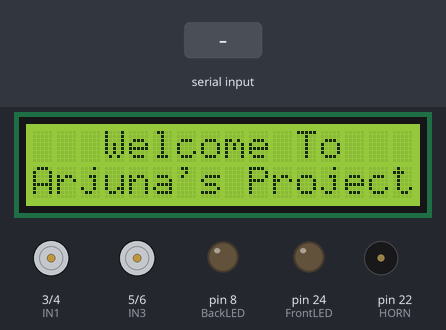
A sketch run on a simulated Arduino Mega 2560, built with avr-gcc and run on an emulated ATmega2560. Shown: 16×2 character LCD, motor-driver pin pairs drawn as motors (green arrow = first pin HIGH = forward, orange = second pin HIGH = backward, longer = more drive, scaled by the enable pin), output pins drawn as LEDs (lit = HIGH), buzzer (waves = sounding, pin HIGH). The inputs (shaded band) are chosen by the test bench. What the sketch prints to the serial monitor is not drawn.

Above: at 1.3 s.
1.4 s: "F" received over the second serial link
At 2.0 s:
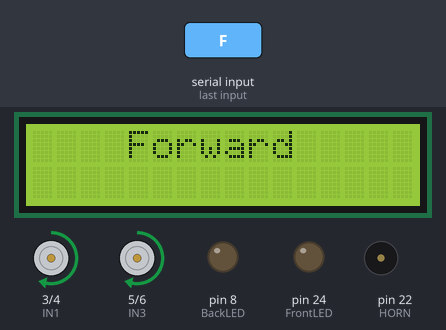
2.9 s: "B" received over the second serial link
At 3.2 s:
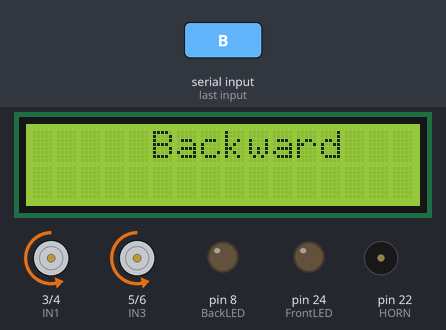
4.4 s: "R" received over the second serial link
At 5.4 s:
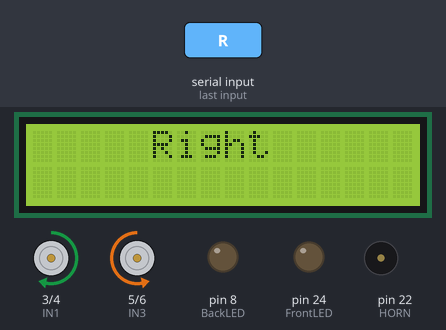
5.9 s: "L" received over the second serial link
At 6.5 s:
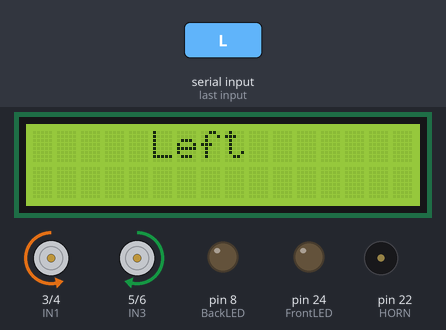
7.4 s: "S" received over the second serial link
At 7.7 s:
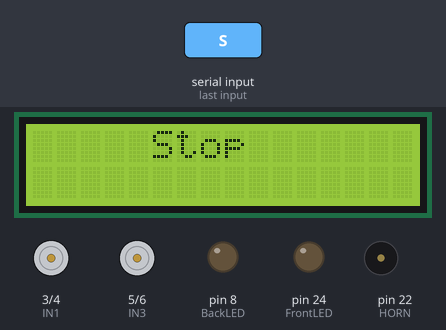
8.9 s: "W" received over the second serial link
At 10.2 s:
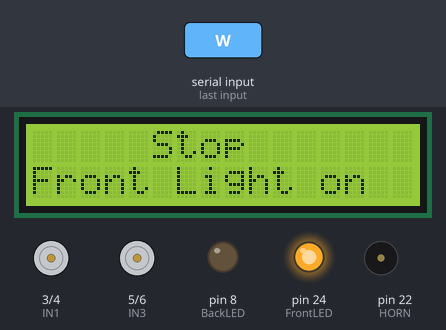
Timing chart, 0 to 11.4 s (numbered marks = the images above; inputs shaded):
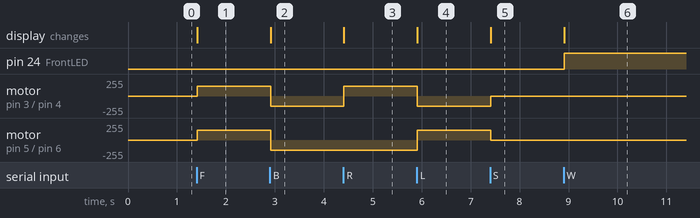

Measured:
- after the input at 1.4 s, motor on pin 3 (IN1) / pin 4 (IN2), motor on pin 5 (IN3) / pin 6 (IN4): stopped → forward 150/255 at once; the display: changes at once (image 1)
- after the input at 2.9 s, motor on pin 3 (IN1) / pin 4 (IN2), motor on pin 5 (IN3) / pin 6 (IN4): forward 150/255 → backward 150/255 at once; the display: changes at once (image 2)
- after the input at 4.4 s, motor on pin 3 (IN1) / pin 4 (IN2): backward 150/255 → forward 150/255 at once; the display: changes at once (image 3)
- after the input at 5.9 s, motor on pin 3 (IN1) / pin 4 (IN2): forward 150/255 → backward 150/255 at once; motor on pin 5 (IN3) / pin 6 (IN4): backward 150/255 → forward 150/255 at once; the display: changes at once (image 4)
- after the input at 7.4 s, motor on pin 3 (IN1) / pin 4 (IN2): backward 150/255 → stopped at once; motor on pin 5 (IN3) / pin 6 (IN4): forward 150/255 → stopped at once; the display: changes at once (image 5)
- after the input at 8.9 s, pin 24 (FrontLED): LOW → HIGH at once; the display: changes at once (image 6)

The sketch:

BT_Rc_car.ino
```cpp
#include <SoftwareSerial.h>
#include <Wire.h>
#include <LiquidCrystal_I2C.h>


LiquidCrystal_I2C lcd(0x27, 16, 2);

const int ENA = 2;
const int ENB = 7;
const int IN1 = 3;
const int IN2 = 4;
const int IN3 = 5;
const int IN4 = 6;
const int FrontLED = 24;
const int BackLED = 8;
const int HORN = 22;

int motorSpeed = 150;
int joyX, joyY;  // Joystick values
char receivedChar;

void setup() {
  pinMode(ENB, OUTPUT);
  pinMode(ENA, OUTPUT);
  pinMode(IN1, OUTPUT);
  pinMode(IN2, OUTPUT);
  pinMode(IN3, OUTPUT);
  pinMode(IN4, OUTPUT);
  pinMode(HORN, OUTPUT);
  pinMode(FrontLED, OUTPUT);
  pinMode(BackLED, OUTPUT);

  Serial.begin(9600);  // Start the serial monitor for debugging
  Serial1.begin(38400);// Start Bluetooth communication with the HC-05 module

  lcd.init();
  lcd.begin(16, 2);
  lcd.backlight();
  lcd.setBacklight(HIGH);
  lcd.setCursor(3, 0);
  lcd.print("Welcome To");
  lcd.setCursor(0, 1);
  lcd.print("Arjuna's Project");
}

void loop() {
  if (Serial1.available()) {
    receivedChar = Serial1.read();
    Serial.println(receivedChar);
    switch (receivedChar) {
      case 'F':  // Front LED on
        lcd.clear();
      lcd.setCursor(4, 0);
      lcd.print("Forward");
      moveForward();
        break;
      case 'B':  // Front LED on
        lcd.clear();
      lcd.setCursor(5, 0);
      lcd.print("Backward");
      moveBackward();
        break;
      case 'R':  // Front LED on
        lcd.clear();
      lcd.setCursor(5, 0);
      lcd.print("Right");
      turnRight();
        break;
      case 'L':  // Front LED on
        lcd.clear();
      lcd.setCursor(5, 0);
      lcd.print("Left");
      turnLeft();
        break;
      case 'S':  // Front LED on
        lcd.clear();
      lcd.setCursor(5, 0);
      lcd.print("Stop");
      stopMotors();
        break;
      case 'W':  // Front LED on
        lcd.setCursor(0, 1);
        lcd.print("Front Light on");
        ONLED_F();
        break;
      case 'w':  // Front LED off
        lcd.setCursor(0, 1);
        lcd.print("Front Light off");
        OFFLed_F();
        break;
      case 'U':  // Back LED on
        lcd.setCursor(0, 1);
        lcd.print("Back Light on");
        ON_LEDB();
        break;
      case 'u':  // Back LED off
        lcd.setCursor(0, 1);
        lcd.print("Back Light off");
        Off_LEDB();
        break;
      case 'V':  // Horn on
        lcd.setCursor(0, 1);
        lcd.print("Horn On");
        Hornon();
        break;
      case 'v':  // Horn off
        lcd.setCursor(0, 1);
        lcd.print("Horn off");
        Hornoff();
        break;
      default:
        break;
    }
 }
}

void moveForward() {
  analogWrite(ENA, motorSpeed);
  analogWrite(ENB, motorSpeed);
  digitalWrite(IN1, HIGH);
  digitalWrite(IN2, LOW);
  digitalWrite(IN3, HIGH);
  digitalWrite(IN4, LOW);
}

void moveBackward() {
  digitalWrite(IN1, LOW);
  digitalWrite(IN2, HIGH);
  digitalWrite(IN3, LOW);
  digitalWrite(IN4, HIGH);
}

void turnLeft() {
  digitalWrite(IN1, LOW);
  digitalWrite(IN2, HIGH);
  digitalWrite(IN3, HIGH);
  digitalWrite(IN4, LOW);
}

void turnRight() {
  digitalWrite(IN1, HIGH);
  digitalWrite(IN2, LOW);
  digitalWrite(IN3, LOW);
  digitalWrite(IN4, HIGH);
}

void stopMotors() {
  digitalWrite(IN1, LOW);
  digitalWrite(IN2, LOW);
  digitalWrite(IN3, LOW);
  digitalWrite(IN4, LOW);
}

void Hornon() {
  digitalWrite(HORN, HIGH);
}

void Hornoff() {
  digitalWrite(HORN, LOW);
}

void ONLED_F() {
  digitalWrite(FrontLED, HIGH);
}

void OFFLed_F() {
  digitalWrite(FrontLED, LOW);
}

void ON_LEDB() {
  digitalWrite(BackLED, HIGH);
}

void Off_LEDB() {
  digitalWrite(BackLED, LOW);
}
```
